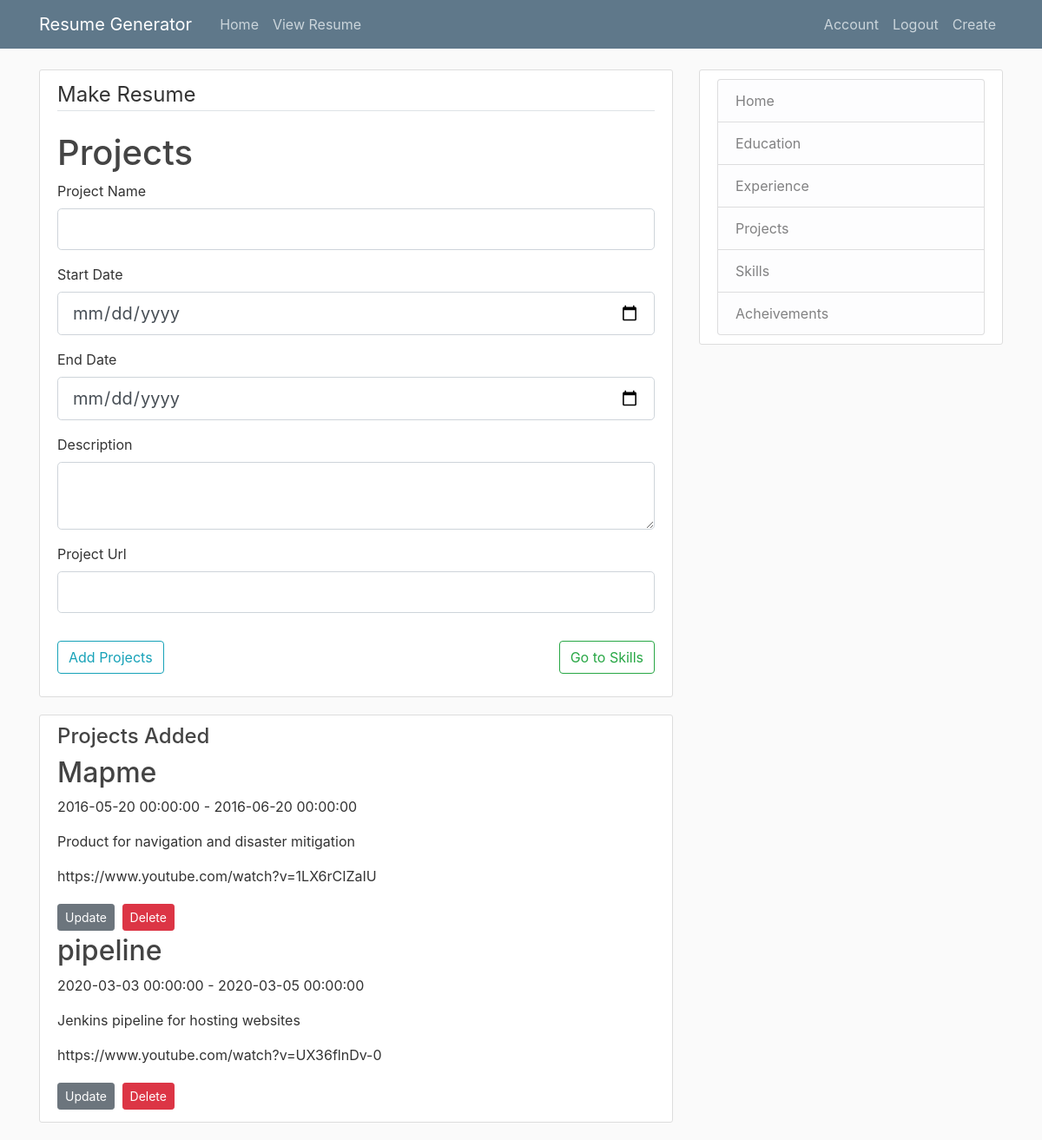
Page /resume/new/projects (signed in) on the earlier database version.
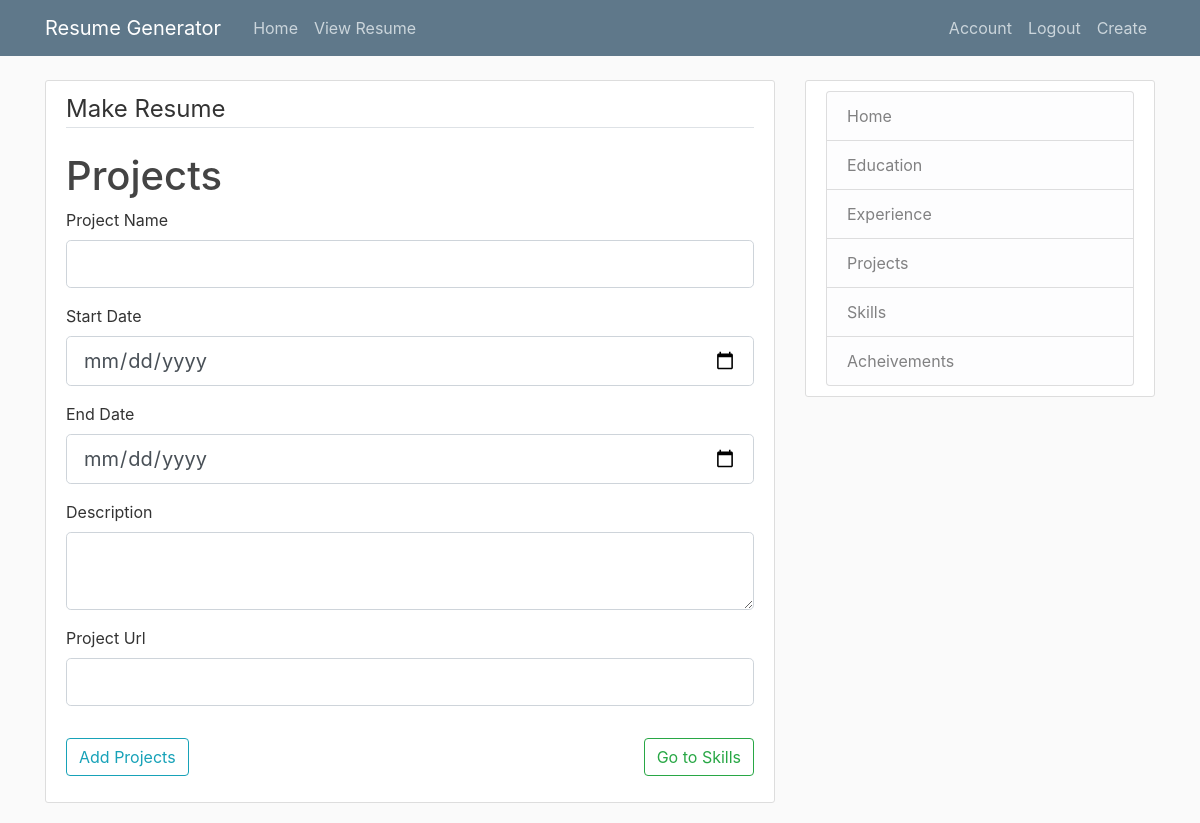
Same page on the later database version.
### resume/models.py (models this page shows, shortened)
class projects(db.Model):
    id = db.Column(db.Integer, primary_key=True)
    projectname = db.Column(db.String(100),nullable=False)
    startpro = db.Column(db.DateTime,nullable=False,default=datetime.today())
    endpro = db.Column(db.DateTime,nullable=False,default=datetime.today())
    description = db.Column(db.Text,default=None)
    url = db.Column(db.String(100),default=None)
    user_id= db.Column(db.Integer,db.ForeignKey('user.id'),nullable=False)

### resume/routes.py (the view)
@app.route("/resume/new/projects",methods=['GET','POST'])
@login_required
def  postprojects():
    form = userpro()
    proadded = projects.query.filter_by(pro=current_user).all()
    if form.validate_on_submit():
        pro = projects(projectname=form.projectname.data,startpro=form.startpro.data,endpro=form.endpro.data,description=form.description.data,url=form.url.data,pro=current_user)
        db.session.add(pro)
        db.session.commit()
        return redirect(url_for("postprojects"))
    return render_template("projects.html",title="Projects",form=form,proadded=proadded)

### resume/forms.py (shortened to what this page needs)
class userpro(FlaskForm):
    projectname = StringField("Project Name",
        validators=[DataRequired(),Length(min=3)])
    startpro = DateField('Start Date', format='%Y-%m-%d',
         validators=[DataRequired()])
    endpro  = DateField('End Date', format='%Y-%m-%d',
        validators=[DataRequired()])
    description = TextAreaField("Description",
        validators=[Length(min=10)])
    url = StringField("Project Url",
        validators=[Length(min=5)])
    submit = SubmitField("Add Projects")

### resume/models.py (called while the page is built)
@login_manager.user_loader
def load_user(id):
    return user.query.get(int(id))

### resume/templates/projects.html (shortened to what this page needs)
{%  extends "layout.html" %}
{% block content %}
<div class="content-section">
    <form method="POST" action="">
        <fieldset class="form-group" id="cloneunder">
            <legend class="border-bottom mb-4">Make Resume</legend>
            <h1>Projects</h1>
            <div id="skillclass">
        <div class="form-group">
            {{ form.projectname.label(class="form-control-label") }}
            {% if form.projectname.errors %}
                {{ form.projectname(class="form-control form-control-lg is-invalid") }}
            <div class="invalid-feedback">
                {% for error in form.projectname.errors %}
                    <span>{{error}}</span>
                {% endfor %}
            </div>
            {% else %}
            {{ form.projectname(class="form-control form-control-lg") }}
            {% endif %}
        </div>
        <div class="form-group">
            {{ form.startpro.label(class="form-control-label") }}
            {% if form.startpro.errors %}
                {{ form.startpro(class="form-control form-control-lg is-invalid") }}
            <div class="invalid-feedback">
                {% for error in form.startpro.errors %}
                    <span>{{error}}</span>
                {% endfor %}
            </div>
            {% else %}
            {{ form.startpro(class="form-control form-control-lg") }}
            {% endif %}
        </div>
        <div class="form-group">
            {{ form.endpro.label(class="form-control-label") }}
            {% if form.endpro.errors %}
                {{ form.endpro(class="form-control form-control-lg is-invalid") }}
            <div class="invalid-feedback">
                {% for error in form.endpro.errors %}
                    <span>{{error}}</span>
                {% endfor %}
            </div>
            {% else %}
            {{ form.endpro(class="form-control form-control-lg") }}
            {% endif %}
        </div>
        <div class="form-group">
            {{ form.description.label(class="form-control-label") }}
            {% if form.description.errors %}
                {{ form.description(class="form-control form-control-lg is-invalid") }}
            <div class="invalid-feedback">
                {% for error in form.description.errors %}
                    <span>{{error}}</span>
                {% endfor %}
            </div>
            {% else %}
            {{ form.description(class="form-control form-control-lg") }}
            {% endif %}
        </div>
        <div class="form-group">
            {{ form.url.label(class="form-control-label") }}
            {% if form.url.errors %}
                {{ form.url(class="form-control form-control-lg is-invalid") }}
            <div class="invalid-feedback">
                {% for error in form.url.errors %}
                    <span>{{error}}</span>
                {% endfor %}
            </div>
            {% else %}
            {{ form.url(class="form-control form-control-lg") }}
            {% endif %}
        </div>
    </div>
    </fieldset>
    <a href="/resume/new/skills" class="btn btn-outline-success" style="float: right;">Go to Skills</a>
    <div class="form-group">
        {{ form.submit(class="btn btn-outline-info") }}
    </div>
</form>
</div>
{% if proadded and title == "Projects" %}
<div class="content-section">
<h4>Projects Added</h4>
{% for project in proadded %}
<article>
    <h2>{{ project.projectname }}</h2>
    <p class="subDetails">{{ project.startpro }} - {{ project.endpro }} </p>
    <p>{{ project.description }}</p>
    <p>{{ project.url }}</p>
</article>
<div>
    <a class="btn btn-secondary btn-sm mt-1 mb-1" href="{{ url_for('update_pro', project_id=project.id) }}">Update</a>
    <button type="button" class="btn btn-danger btn-sm m-1" data-toggle="modal" data-target="#deleteModal">Delete</button>
  </div>
{% endfor %}
</div>
{% endif %}
{%  endblock content  %}

Differences in the rows shown:
removed projects: projectname "Mapme", startpro "2016-05-20 00:00:00", endpro "2016-06-20 00:00:00", description "Product for navigation and disaster mitigation", url "https://www.youtube.com/watch?v=1LX6rCIZaIU"
removed projects: projectname "pipeline", startpro "2020-03-03 00:00:00", endpro "2020-03-05 00:00:00", description "Jenkins pipeline for hosting websites", url "https://www.youtube.com/watch?v=UX36flnDv-0"
Other differences:
text no longer shown: "Projects Added"
